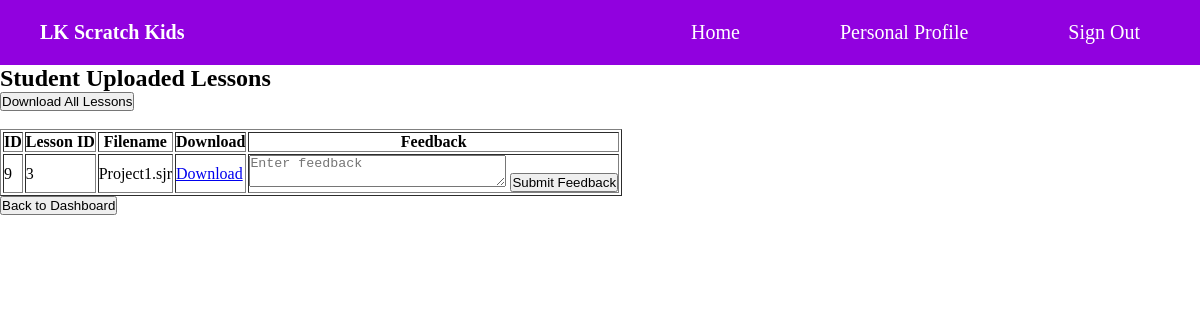
/teacher/view_submissions.php, run on the app's committed database.
### tables this page shows
CREATE TABLE `projects` (
  `id` int(11) NOT NULL,
  `lesson_id` int(11) NOT NULL,
  `filename` varchar(255) NOT NULL,
  `filepath` varchar(255) NOT NULL,
  `upload_time` timestamp NOT NULL DEFAULT current_timestamp()
);

### teacher/view_submissions.php (the view, shortened to what this page needs)
<?php
include '../phpfile/connect.php';
include '../resheadAfterLogin.php';
?>
<!DOCTYPE html>
<html lang="en">
<head>
</head>
<body>
    <h2>Student Uploaded Lessons</h2>
    <button onclick="downloadAll()">Download All Lessons</button><br><br>
    <table border="1">
        <thead>
            <tr>
                <th>ID</th>
                <th>Lesson ID</th>
                <th>Filename</th>
                <th>Download</th>
                <th>Feedback</th>
            </tr>
        </thead>
        <tbody>
            <?php
                $result = mysqli_query($connect, "SELECT * FROM projects");
                $count = mysqli_num_rows($result);
                if ($count > 0) {
                    while ($row = mysqli_fetch_assoc($result)) {
            ?>
            <tr>
                <td><?php echo $row['id']; ?></td>
                <td><?php echo $row['lesson_id']; ?></td>
                <td><?php echo $row['filename']; ?></td>
                <td><a href="<?php echo $row['filepath']; ?>" class="download-link" data-filename="<?php echo $row['filename']; ?>" download>Download</a></td>
                <td>
                    <form action="../phpfile/submit_feedback.php" method="POST">
                        <textarea name="feedback" rows="2" cols="30" placeholder="Enter feedback"></textarea>
                        <button type="submit">Submit Feedback</button>
                    </form>
                </td>
            </tr>
            <?php
                    }
                } else {
                    echo "<tr><td colspan='5'>No uploads found.</td></tr>";
                }
            ?>
        </tbody>
    </table>
    <button onclick="location.href='Main_page.php'">Back to Dashboard</button>
</body>
</html>

### cssfile/headeraf.css (style rules this page uses)
body { background-image: url(../img_logo/???); background-size: cover; background-repeat: no-repeat; background-position: center; font-family: 'Times New Roman', Times, serif; }

### cssfile/global.css (style rules this page uses)
:root { --primary-color: #7600c0; --secondary-color: #9101df; --third-color: #eaefff; --text-dark: black; --text-light: rgb(97, 97, 97); --white: white; --grey: #e0e0e0; --background:#F8F8FF; }
* { margin: 0; padding: 0; }
body, html { min-height: 100vh; color: #000; }

### data on the page
projects: id "9", lesson "3", filename "Project1.sjr"
